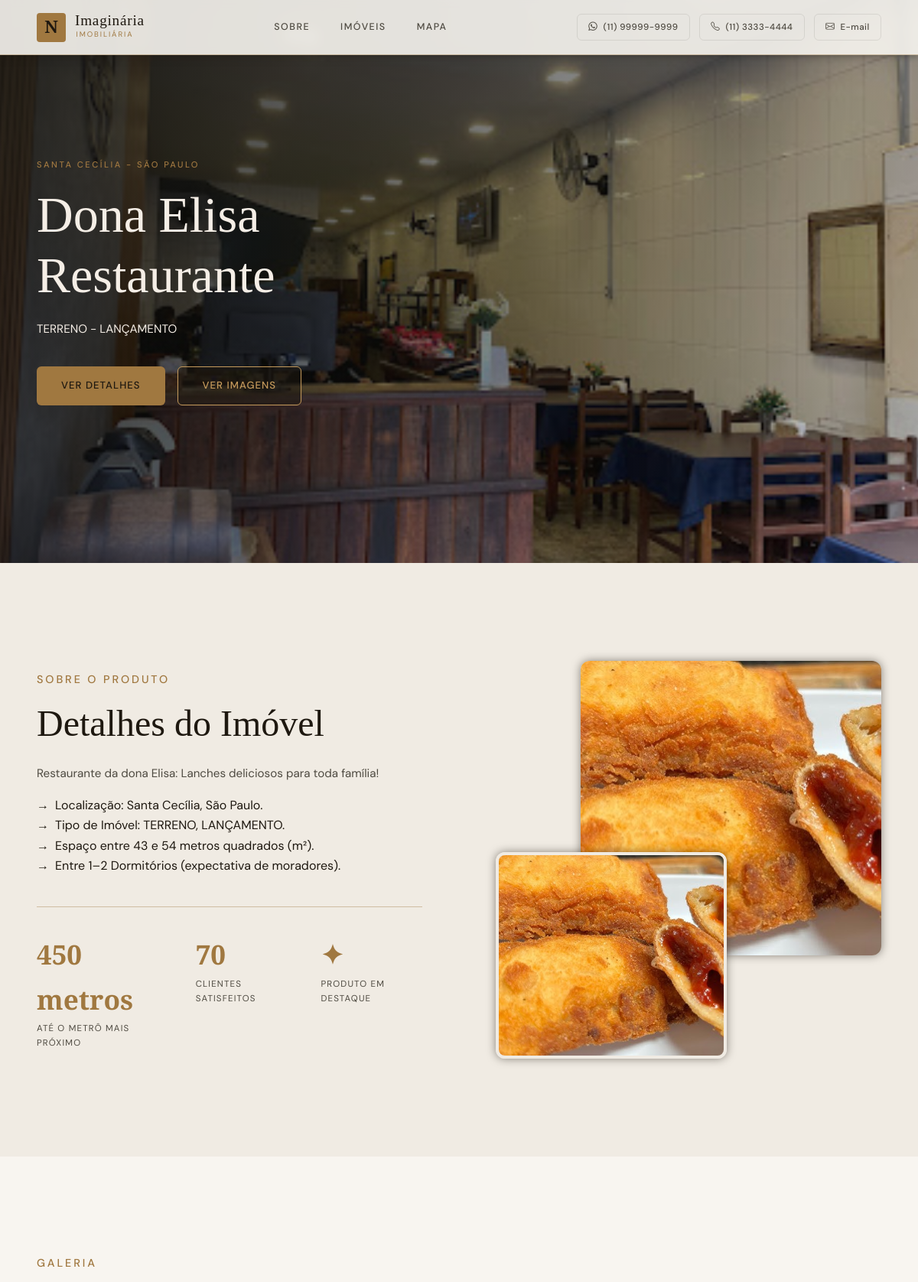
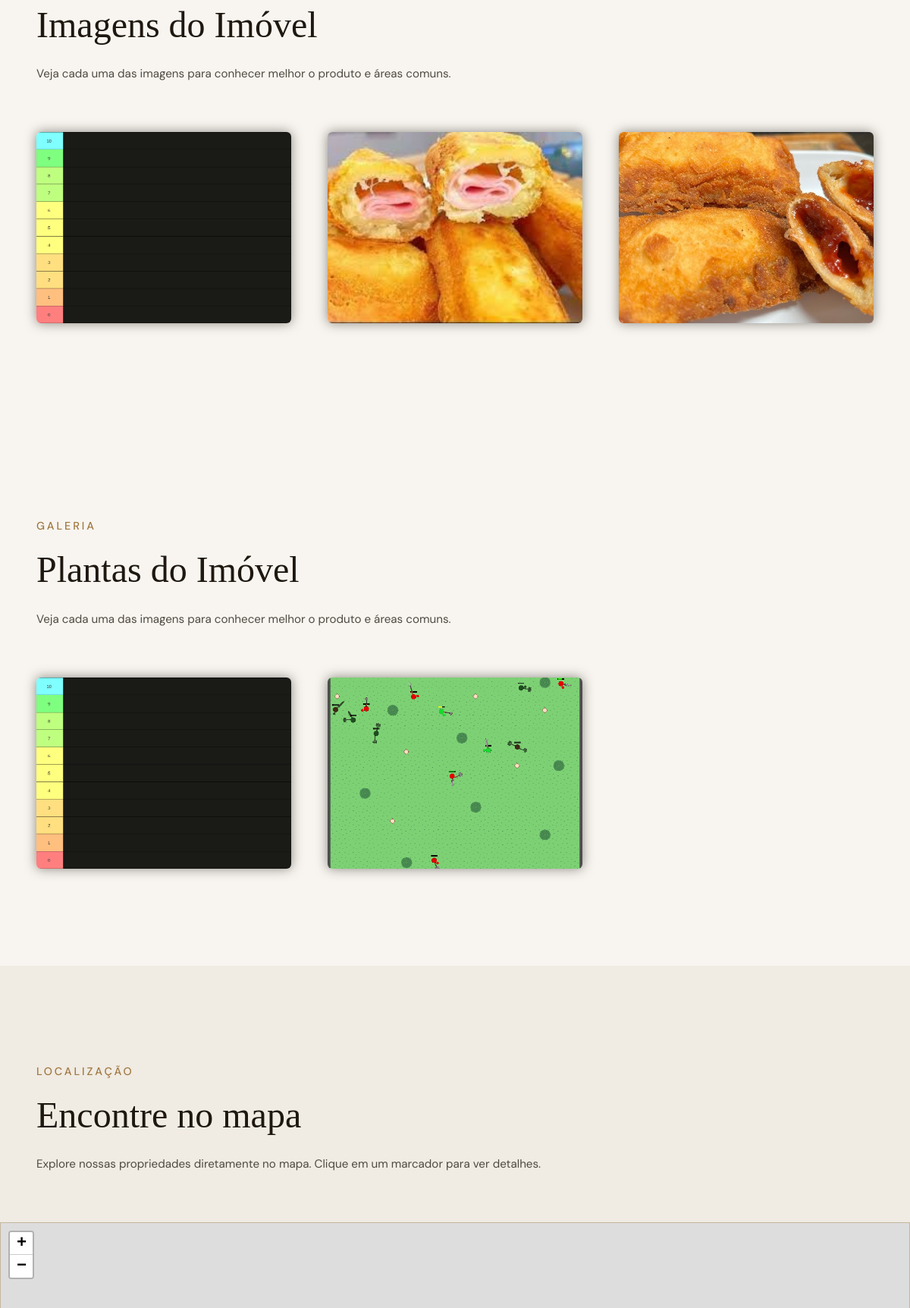
The app's page /imoveis/dona-elisa-restaurante (upper part) with its own data (2 pictures, top to bottom).
### models.py (models this page shows, shortened)
class ImagensImovel(db.Model):
    __tablename__ = 'imagens_imovel'
    id = db.Column(db.Integer, primary_key=True)
    imovel_id = db.Column(db.Integer, db.ForeignKey('imoveis.id'), nullable=False)
    caminho_da_imagem_principal = db.Column(db.String(255), nullable=False)
    caminho_da_imagem_de_fachada1 = db.Column(db.String(255), nullable=False)
    caminho_da_imagem_de_fachada2 = db.Column(db.String(255), nullable=False)

class Imovel(db.Model):
    __tablename__ = 'imoveis'
    id = db.Column(db.Integer, primary_key=True)
    nome = db.Column(db.String(50), nullable=False)
    slug = db.Column(db.String(50), nullable=True)
    descricao = db.Column(db.String(500), nullable=False)
    tipo_de_produto = db.Column(db.Enum(TipoDeProduto), nullable=False)
    status = db.Column(db.Enum(Status), nullable=False)
    esta_visivel = db.Column(db.Boolean, default=True)
    esta_em_destaque = db.Column(db.Boolean, default=False)
    preco_compra = db.Column(db.Numeric(15, 2), nullable=True)
    preco_aluguel = db.Column(db.Numeric(12, 2), nullable=True)
    condominio = db.Column(db.Numeric(12, 2), default=0.0, nullable=True)
    iptu = db.Column(db.Numeric(12, 2), default=0.0, nullable=True)
    menor_area_em_metros_quadrados = db.Column(db.SmallInteger, nullable=False)
    maior_area_em_metros_quadrados = db.Column(db.SmallInteger, nullable=False)
    menor_quantidade_de_dormitorios = db.Column(db.SmallInteger, default=0)
    maior_quantidade_de_dormitorios = db.Column(db.SmallInteger, default=0)
    cidade = db.Column(db.String(100), nullable=False)
    bairro = db.Column(db.String(100), nullable=False)
    endereco = db.Column(db.String(255), nullable=False)
    cep = db.Column(db.String(10), nullable=False)
    numero = db.Column(db.String(10), nullable=False)
    metros_ate_o_metro_mais_proximo = db.Column(db.Integer, default=10000)
    imagens_principais_do_produto = db.relationship('ImagensImovel', backref="imovel", lazy=True, cascade="all, delete-orphan")
    imagens_do_produto = db.relationship('ImagemComDescricao', back_populates='imovel_rel_imagem', lazy=True, cascade="all, delete-orphan")
    plantas_do_produto = db.relationship('PlantaComDescricao', back_populates='imovel_rel_planta', lazy=True, cascade="all, delete-orphan")

class ImagemComDescricao(db.Model):
    id = db.Column(db.Integer, primary_key=True)
    imovel_id = db.Column(db.Integer, db.ForeignKey('imoveis.id'), nullable=False)
    imovel_rel_imagem = db.relationship('Imovel', back_populates='imagens_do_produto')
    caminho = db.Column(db.String(255), nullable=False)
    descricao = db.Column(db.String(50))

class PlantaComDescricao(db.Model):
    id = db.Column(db.Integer, primary_key=True)
    imovel_id = db.Column(db.Integer, db.ForeignKey('imoveis.id'), nullable=False)
    imovel_rel_planta = db.relationship('Imovel', back_populates='plantas_do_produto')
    caminho = db.Column(db.String(255), nullable=False)
    descricao = db.Column(db.String(50))

### app.py (the view)
@app.route("/imoveis/<slug_imovel>", methods=['GET'])
def mostrar_imovel(slug_imovel):
    imovel = Imovel.query.filter_by(slug=slug_imovel).first_or_404()
    return render_template('info_imovel.html', imovel=imovel)

### app.py (called while the page is built)
@app.before_request
def enforce_login_globally():
    public_endpoints = ['login', 'index', 'mostrar_imovel', 'static']
    if request.endpoint not in public_endpoints and not current_user.is_authenticated:
        return abort(404)

### templates/info_imovel.html (shortened to what this page needs)
{% extends 'base.html' %}
{% block main %}
<main>
    <section class="hero">
        <div class="hero__bg">
            {% for imagem in imovel.imagens_principais_do_produto %}
            <img class="hero__img" src="{{ url_for('static', filename=imagem.caminho_da_imagem_principal) }}" alt="Imagem Principal do Imóvel"/>
            {% endfor %}
            <div class="hero__overlay"></div>
        </div>
        <div class="hero__content">
            <p class="hero__eyebrow">{{ imovel.bairro }} - {{ imovel.cidade }}</p>
            <h1 class="hero__title">{{ imovel.nome }}<br/></h1>
            <p class="hero__sub">
                {{ imovel.tipo_de_produto.value }} - {{ imovel.status.value }}
            </p>
            <div class="hero__actions">
                <a href="#sobre" class="btn btn--primary">Ver Detalhes</a>
                <a href="#imagens" class="btn btn--ghost">Ver Imagens</a>
            </div>
        </div>
    </section>
    <section id="sobre" class="general-section-padding alt-section-background">
        <div class="general-content-with-two-columns about__inner">
            <div>
                <span class="section-label">Sobre o Produto</span>
                <h2 class="section-title">Detalhes do Imóvel</h2>
                <p>{{ imovel.descricao }}</p>
                <ul>
                    <li>Localização: {{ imovel.bairro }}, {{ imovel.cidade }}.</li>
                    <li>Tipo de Imóvel: {{ imovel.tipo_de_produto.value }}, {{ imovel.status.value }}.</li>
                    {% if imovel.menor_area_em_metros_quadrados == imovel.maior_area_em_metros_quadrados %}
                    <li>Espaço interno de {{ imovel.menor_area_em_metros_quadrados }} metros quadrados (m²).</li>
                    {% else %}
                    <li>Espaço entre {{ imovel.menor_area_em_metros_quadrados }} e {{ imovel.maior_area_em_metros_quadrados }} metros quadrados (m²).</li>
                    {% endif %}
                    {% if imovel.menor_quantidade_de_dormitorios == imovel.maior_quantidade_de_dormitorios %}
                    <li>{{ imovel.menor_quantidade_de_dormitorios }} Dormitórios (expectativa de moradores).</li>
                    {% else %}
                    <li>Entre {{ imovel.menor_quantidade_de_dormitorios }}–{{ imovel.maior_quantidade_de_dormitorios }} Dormitórios (expectativa de moradores).</li>
                    {% endif %}
                </ul>
                <div class="square-stats">
                    <div>
                        <span class="square-stats-title">450 metros</span>
                        <span class="square-stats-text">até o metrô mais próximo</span>
                    </div>
                    <div>
                        <span class="square-stats-title">70</span>
                        <span class="square-stats-text">Clientes satisfeitos</span>
                    </div>
                    {% if imovel.esta_em_destaque %}
                    <div>
                        <span class="square-stats-title">✦</span>
                        <span class="square-stats-text">Produto em Destaque</span>
                    </div>
                    {% endif %}
                </div>
            </div>
            <div class="image-stack">
                {% for imagem in imovel.imagens_principais_do_produto %}
                <img src="{{ url_for('static', filename=imagem.caminho_da_imagem_de_fachada1) }}" alt="Fachada 1 do Imóvel" class="image-stack--back"/>
                {% endfor %}
                {% for imagem in imovel.imagens_principais_do_produto %}
                <img src="{{ url_for('static', filename=imagem.caminho_da_imagem_de_fachada2) }}" alt="Fachada 2 do Imóvel" class="image-stack--front"/>
                {% endfor %}
            </div>
        </div>
    </section>
    {% with lista_de_imagens=imovel.imagens_do_produto, titulo="Imagens do Imóvel", descricao="Veja cada uma das imagens para conhecer melhor o produto e áreas comuns."  %}
        {% include 'partials/_listar_imagens_se_existentes.html' %}
    {% endwith %}
    {% with lista_de_imagens=imovel.plantas_do_produto, titulo="Plantas do Imóvel", descricao="Veja cada uma das imagens para conhecer melhor o produto e áreas comuns."  %}
        {% include 'partials/_listar_imagens_se_existentes.html' %}
    {% endwith %}
    {% include 'partials/_map_section.html' %}
</main>
{% endblock %}

### templates/base.html (shortened to what this page needs)
<!DOCTYPE html>
<html lang="en">
<head>
    <link rel="stylesheet" href="{{ url_for('static', filename='css/style.css') }}" />
    <link rel="stylesheet" href="https://unpkg.com/leaflet@1.9.4/dist/leaflet.css" />
    <link rel="stylesheet" href="https://cdn.jsdelivr.net/npm/bootstrap-icons@1.11.3/font/bootstrap-icons.min.css">
</head>
<body>
    <header class="header">
        <a href="/" class="header__logo">
            <span class="header__logo-symbol">N</span>
            <div>
                <span class="header__logo-name">Imaginária</span>
                <span class="header__logo-tag">Imobiliária</span>
            </div>
        </a>
        <nav class="header__nav">
            <a href="#sobre">Sobre</a>
            <a href="#imoveis">Imóveis</a>
            <a href="#mapa">Mapa</a>
        </nav>
        <div class="header__contact">
            <a href="https://wa.me/5511999999999" target="_blank" rel="noopener noreferrer" class="contact-btn contact-btn" title="WhatsApp">
                <i class="bi bi-whatsapp"></i>
                <span>(11) 99999-9999</span>
            </a>
            <a href="tel:+551133334444" target="_blank" rel="noopener noreferrer" class="contact-btn contact-btn--phone" title="Telefone">
                <i class="bi bi-telephone"></i>
                <span>(11) 3333-4444</span>
            </a>
            <a href="mailto:contato@nobreimoveis.com.br" target="_blank" rel="noopener noreferrer" class="contact-btn contact-btn--mail" title="E-mail">
                <i class="bi bi-envelope"></i>
                <span>E-mail</span>
            </a>
        </div>
    </header>
    {% block main %}
    {% endblock %}
</body>
</html>

### templates/partials/_listar_imagens_se_existentes.html (shortened to what this page needs)
{% if lista_de_imagens | length != 0 %}
<section id="imagens" class="general-section-padding general-section-background">
    <div class="general-content">
        <span class="section-label">galeria</span>
        <h2 class="section-title">{{ titulo }}</h2>
        <p>{{ descricao }}</p>
    </div>
    <div class="general-image-list-with-adaptable-columns">
        {% for imagem in lista_de_imagens %}
        <div class="alt-card">
            <img src="{{ url_for('static', filename=imagem.caminho) }}" alt="{{ url_for('static', filename=imagem.descricao) }}">
        </div>
        {% endfor %}
    </div>
</section>
{% endif %}

### templates/partials/_map_section.html (shortened to what this page needs)
<section id="mapa" class="alt-section-background">
    <div class="general-content-padding general-content map-section-header">
        <span class="section-label">Localização</span>
        <h2 class="section-title">Encontre no mapa</h2>
        <p>Explore nossas propriedades diretamente no mapa. Clique em um marcador para ver detalhes.</p>
    </div>
    <div class="map-section-container">
        <div id="map"></div>
    </div>
</section>

### records on screen
ImagensImovel: caminho_da_imagem_principal (picture), caminho_da_imagem_de_fachada1 (picture), caminho_da_imagem_de_fachada2 (picture)
Imovel: bairro "SANTA CECÍLIA", cidade "SÃO PAULO", nome "Dona Elisa Restaurante", tipo_de_produto.value "TERRENO", status.value "LANÇAMENTO", descricao "Restaurante da dona Elisa: Lanches deliciosos para toda família!", bairro "Santa Cecília", cidade "São Paulo", menor_area_em_metros_quadrados "43", maior_area_em_metros_quadrados "54", menor_quantidade_de_dormitorios "1", maior_quantidade_de_dormitorios "2"
ImagemComDescricao: caminho (picture)
ImagemComDescricao: caminho (picture)
ImagemComDescricao: caminho (picture)
PlantaComDescricao: caminho (picture)
PlantaComDescricao: caminho (picture)

### other values on screen
{{ titulo }} "Imagens do Imóvel Plantas do Imóvel"
{{ descricao }} "Veja cada uma das imagens para conhecer melhor o produto e áreas comuns. Veja cada uma das imagens para conhecer melhor o produto e áreas comuns."
